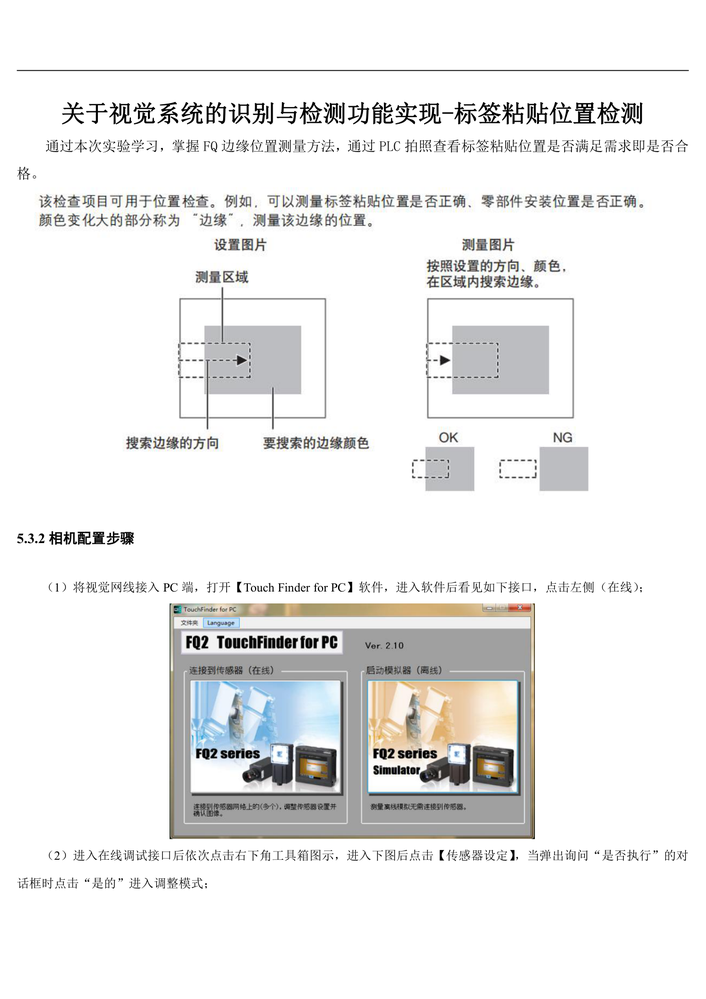
#> input picture path/image/images_0.png, 706 x 999 px, shrunk from 1370 x 1937 before the run, found by its file name; its folder holds 4 pictures in this run
$ python joint_images.py
#> lines starting #> are read from the running program, lines starting #| are printed output that depends on the picture
from PIL import Image
from os import listdir
import os

'''
cut_images_path_dir 待拼接图片存放路径
result_path_dir  图片存放目标路径
long_image_name 图片命名以数字按序增加
'''


def joint_images(
    cut_images_path_dir, result_path_dir, long_image_name, remove_single_image=False
):
#> called with cut_images_path_dir = './path/image', result_path_dir = './path/image', long_image_name = 'long_image', remove_single_image = False
    cut_pictures = cut_images_path_dir
    result_path_target = result_path_dir
    long_image_name = long_image_name
    remove_single_image = remove_single_image

    if os.path.isdir(cut_images_path_dir) and os.path.isdir(result_path_dir):
        ims = [
            Image.open(cut_pictures + '\\' + fn)
            for fn in listdir(cut_pictures)
            if fn.endswith(".png")
        ]  #  打开路径下的所有图片
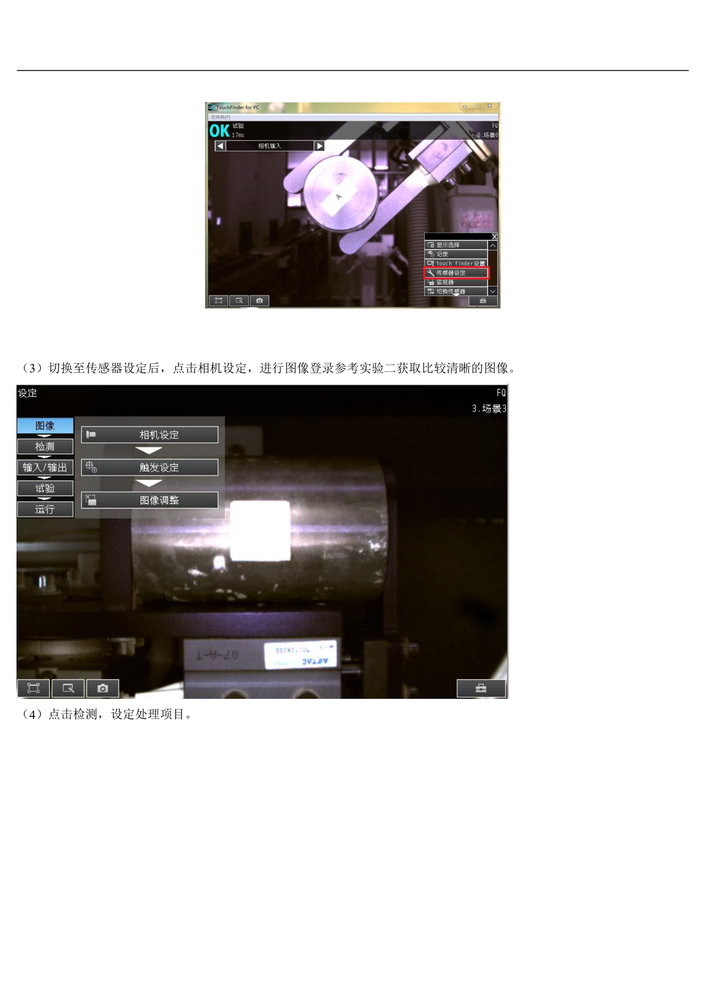
#> input picture path/image/images_1.png, 706 x 999 px, shrunk from 1370 x 1937 before the run, found by its file name
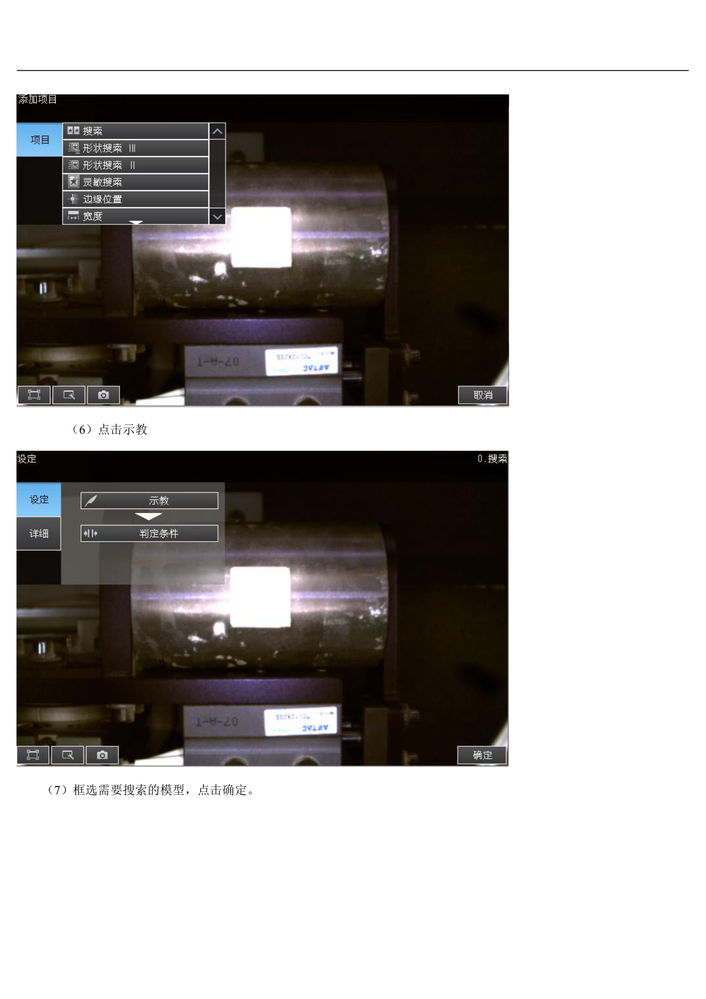
#> input picture path/image/images_10.png, 706 x 999 px, shrunk from 1370 x 1937 before the run, found by its file name
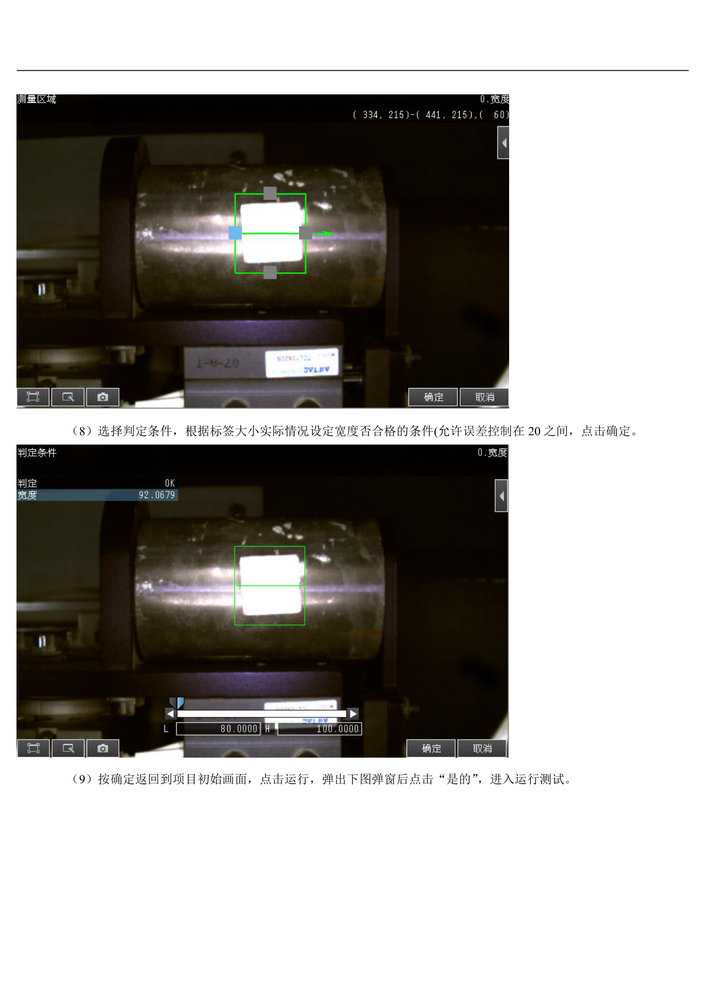
#> input picture path/image/images_11.png, 706 x 999 px, shrunk from 1370 x 1937 before the run, found by its file name
#> ims = 4 items

        if len(ims) > 0:
            width, height = ims[0].size  # 获取拼接图片的宽和高
#> width = 706; height = 999
            # print(ims)
            result = Image.new(ims[0].mode, (width, height * len(ims)))
#> result: PIL image 706x3996 RGB; every value is 0
            for j, im in enumerate(ims):
                result.paste(im, box=(0, j * height))
                print(j)
#> this loop made 4 passes
#| 0
#| 1
#| 2
#| 3
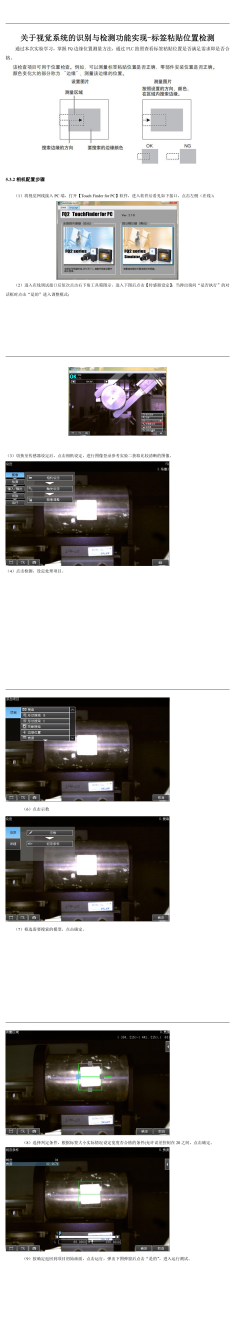
#> result: PIL image 706x3996 RGB (shown at 1/3 size); mean R, G, B 191.4, 189.5, 187.9

            # 删除原始单张图片
            if remove_single_image:
                for item in listdir(cut_pictures):
                    if item.endswith('.png'):
                        os.remove(cut_pictures + '/' + item)

            result.save(result_path_target + '\\' + long_image_name + '.png')

        else:
            print("未找到需要拼接的照片")
    else:
        print("请检查图片存放路径是否正确")


if __name__ == '__main__':
    joint_images('./path/image', './path/image', 'long_image')
